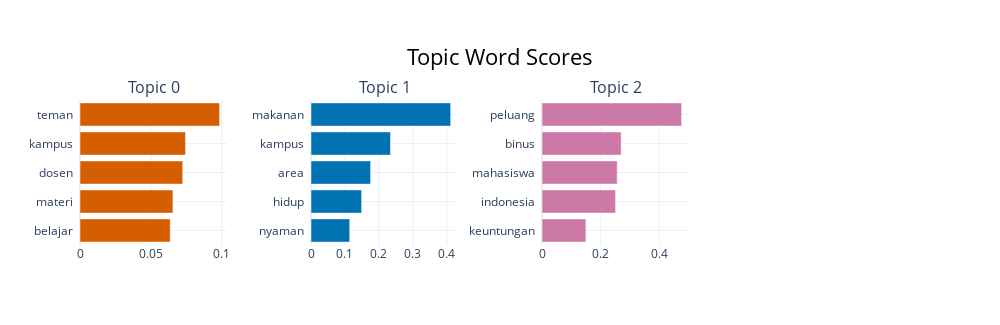
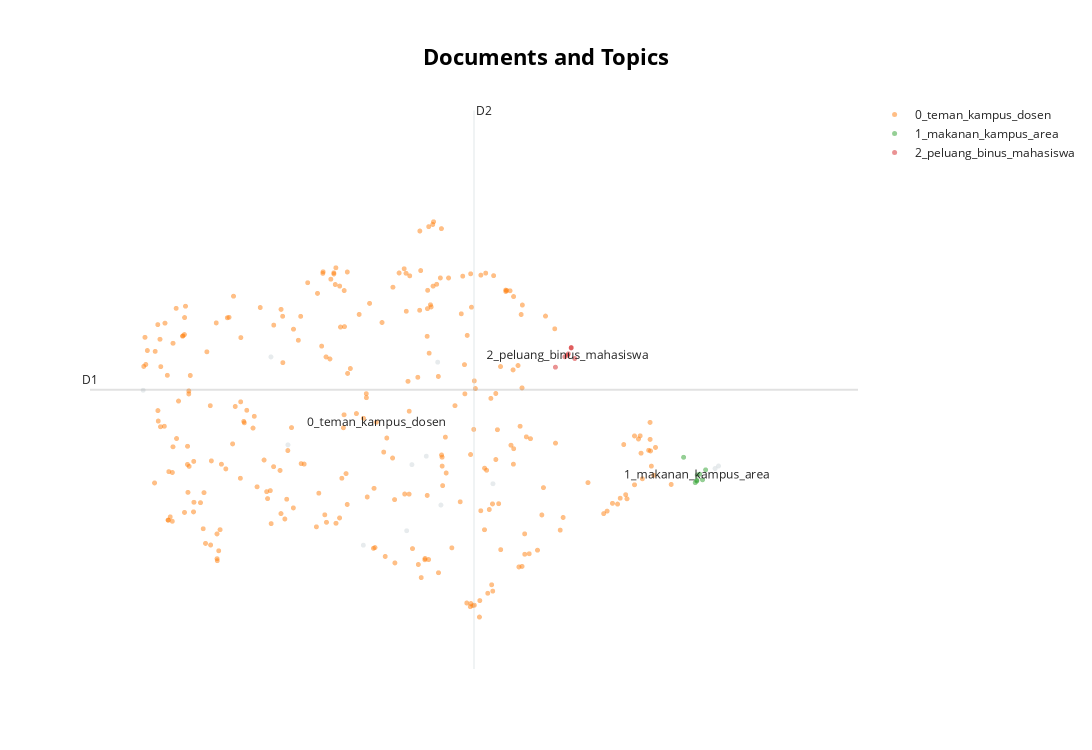
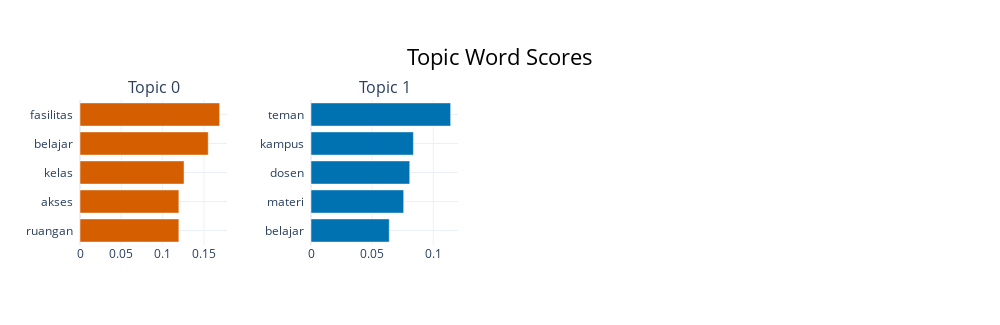
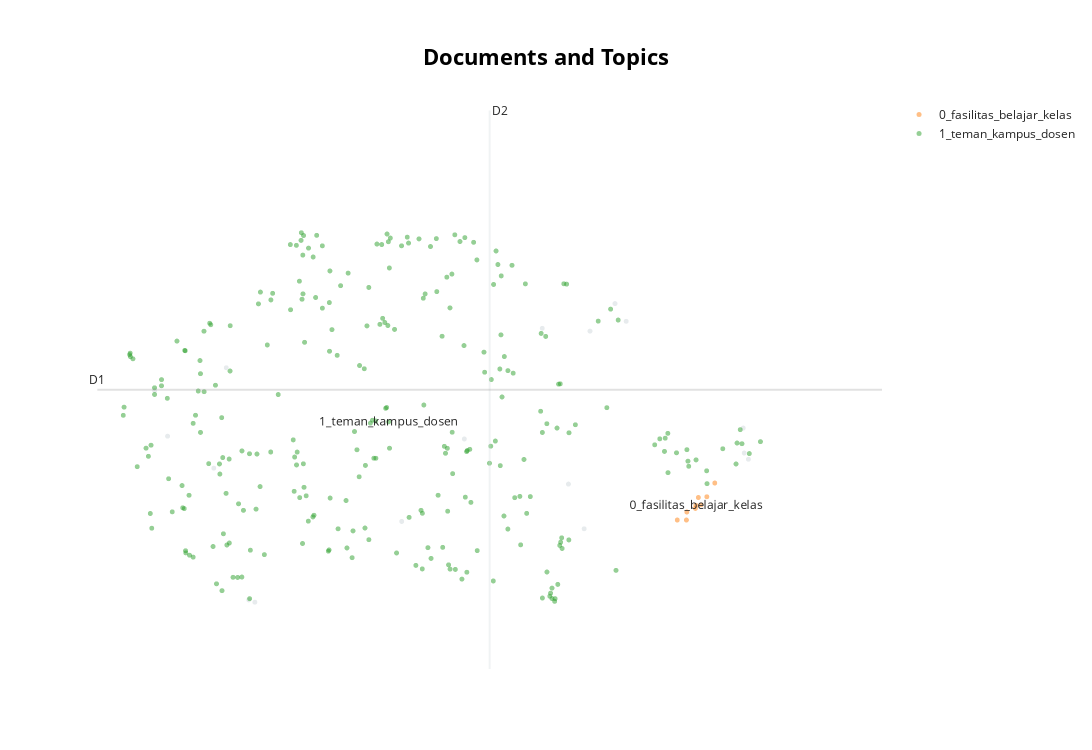

The code cell stored with these charts, in order, in its notebook:
### Code cell
visualize_top_models(top5_pos, "positive", texts_pos)

### Figure 1 — Plotly figure (JSON) as saved in the notebook; plotly's stock layout.template omitted (floating-point values rounded to 4 significant figures)
{"data": [{"marker": {"color": "#D55E00"}, "orientation": "h", "type": "bar", "x": [0.06364, 0.06559, 0.07247, 0.07444, 0.09854], "xaxis": "x", "y": ["belajar  ", "materi  ", "dosen  ", "kampus  ", "teman  "], "yaxis": "y"}, {"marker": {"color": "#0072B2"}, "orientation": "h", "type": "bar", "x": [0.1139, 0.1489, 0.1754, 0.2338, 0.411], "xaxis": "x2", "y": ["nyaman  ", "hidup  ", "area  ", "kampus  ", "makanan  "], "yaxis": "y2"}, {"marker": {"color": "#CC79A7"}, "orientation": "h", "type": "bar", "x": [0.1498, 0.251, 0.2566, 0.2701, 0.4765], "xaxis": "x3", "y": ["keuntungan  ", "indonesia  ", "mahasiswa  ", "binus  ", "peluang  "], "yaxis": "y3"}], "layout": {"annotations": [{"font": {"size": 16}, "showarrow": false, "text": "Topic 0", "x": 0.0875, "xanchor": "center", "xref": "paper", "y": 1, "yanchor": "bottom", "yref": "paper"}, {"font": {"size": 16}, "showarrow": false, "text": "Topic 1", "x": 0.3625, "xanchor": "center", "xref": "paper", "y": 1, "yanchor": "bottom", "yref": "paper"}, {"font": {"size": 16}, "showarrow": false, "text": "Topic 2", "x": 0.6375, "xanchor": "center", "xref": "paper", "y": 1, "yanchor": "bottom", "yref": "paper"}], "height": 325, "hoverlabel": {"bgcolor": "white", "font": {"family": "Rockwell", "size": 16}}, "showlegend": false, "title": {"font": {"color": "Black", "size": 22}, "text": "Topic Word Scores", "x": 0.5, "xanchor": "center", "yanchor": "top"}, "width": 1000, "xaxis": {"anchor": "y", "domain": [0, 0.175], "showgrid": true}, "xaxis2": {"anchor": "y2", "domain": [0.275, 0.45], "showgrid": true}, "xaxis3": {"anchor": "y3", "domain": [0.55, 0.725], "showgrid": true}, "xaxis4": {"anchor": "y4", "domain": [0.825, 1], "showgrid": true}, "yaxis": {"anchor": "x", "domain": [0, 1], "showgrid": true}, "yaxis2": {"anchor": "x2", "domain": [0, 1], "showgrid": true}, "yaxis3": {"anchor": "x3", "domain": [0, 1], "showgrid": true}, "yaxis4": {"anchor": "x4", "domain": [0, 1], "showgrid": true}}}

### Figure 2 — Plotly figure (JSON) as saved in the notebook; plotly's stock layout.template omitted (floating-point values rounded to 4 significant figures; data arrays with more than 128 entries replaced by an {"elided": "..."} marker saying what was removed)
{"data": [{"hoverinfo": "text", "hovertext": ["lingkungan kuliah dorongan berkembang lingkungan membantu melaksanakan kegiatan perkuliahan kemahasiswaan menciptakan kondisi ideal mahasiswa", "pertemanan kuliah membangun dukungan karea bertahan menyelesaikan tugas ujian perkuliahan", "jam kuliah fleksibel kesempatan mahasiswa kuliah hal membantu mahasiswa kota memenuhi kebutuhan mengikuti perkuliahan hambatan", "lingkungan pertemanan supportif dosen kredibel dpt materi", "kampus binus alam sutera lokasi mal berkumpul teman disekitar", "kantin binus kemanggisan makanan bosan", "jadwal kuliah sepenuh sekolah ekspansi komunitas pilihan orang kenalan sekolah mandiri transportasi ojol berpergian", "menemukan teman teman asik lingkungan sehat materi dosen bermanfaat", "fasilitas kampus lengkap kurikulum menarik mengajarkan hal kumpulan pertemanan menyenangkan", "teman teman kuliah pengalaman terlupakan pelajaran bagus", "materi materi enjoy belajar teman teman asik", null], "marker": {"color": "#CFD8DC", "opacity": 0.5, "size": 5}, "mode": "markers+text", "name": "other", "showlegend": false, "type": "scattergl", "x": [6.396, 6.111, 6.906, 6.364, 9.118, 9.084, 6.06, 4.895, 5.635, 3.475, 4.728, 6.252], "y": [6.435, 7.003, 6.734, 8.442, 6.983, 6.948, 6.074, 7.28, 5.871, 8.047, 8.515, 7.121]}, {"hoverinfo": "text", "hovertext": {"elided": "278 str values"}, "marker": {"opacity": 0.5, "size": 5}, "mode": "markers+text", "name": "0_teman_kampus_dosen", "text": {"elided": "278 str values"}, "textfont": {"size": 12}, "type": "scattergl", "x": {"elided": "278 float values"}, "y": {"elided": "278 float values"}}, {"hoverinfo": "text", "hovertext": ["fasilitas kampus lengkap bazar makanan ga susah cari makan", "lingkungan kampus nyaman tugas mencari makanan ringan terjangkau mudah", "lokasi kampus lumayan rumah mengekos perjalanan kendaraan pribadi", "kelas uph terkesan santai materi kantin memiliki pilihan makanan posisi kampus mall", "makanan kampus bakmi efata disekitar kampus makanan enak", "fasilitas kampus area kampus area hijau makanan", "menikmati makanan beragam lezat cita khas mudah ditemukan biaya hidup tergolong murah hidup nyaman mengeluarkan uang", null], "marker": {"opacity": 0.5, "size": 5}, "mode": "markers+text", "name": "1_makanan_kampus_area", "text": ["", "", "", "", "", "", "", "1_makanan_kampus_area"], "textfont": {"size": 12}, "type": "scattergl", "x": [8.906, 8.905, 8.961, 8.934, 8.992, 8.776, 8.89, 8.909], "y": [6.783, 6.772, 6.789, 6.869, 6.929, 7.106, 6.75, 6.857]}, {"hoverinfo": "text", "hovertext": ["kampus nama terkenal indonesia berkuliah binus", "peluang universitas mahasiswa mahasiswa peluang lapak berkembang", "kreativitas mahasiswa sheingga ide belajar media membantu karir", "peluang peluang ditawarkan kampus pilihan makanan", "privilege binus industri hal keuntungan mahasiswa dunia kerja", "binus salah kampus ternama indonesia alasan kuliah pengajaran fasilitas magang", null], "marker": {"opacity": 0.5, "size": 5}, "mode": "markers+text", "name": "2_peluang_binus_mahasiswa", "text": ["", "", "", "", "", "", "2_peluang_binus_mahasiswa"], "textfont": {"size": 12}, "type": "scattergl", "x": [7.673, 7.611, 7.519, 7.709, 7.645, 7.674, 7.638], "y": [8.641, 8.517, 8.371, 8.492, 8.558, 8.646, 8.538]}], "layout": {"annotations": [{"showarrow": false, "text": "D1", "x": 2.954, "y": 8.054, "yshift": 10}, {"showarrow": false, "text": "D2", "x": 6.72, "xshift": 10, "y": 11.98}], "height": 750, "shapes": [{"line": {"color": "#CFD8DC", "width": 2}, "type": "line", "x0": 6.72, "x1": 6.72, "y0": 4.133, "y1": 11.98}, {"line": {"color": "#9E9E9E", "width": 2}, "type": "line", "x0": 2.954, "x1": 10.49, "y0": 8.054, "y1": 8.054}], "title": {"font": {"color": "Black", "size": 22}, "text": "<b>Documents and Topics</b>", "x": 0.5, "xanchor": "center", "yanchor": "top"}, "width": 1200, "xaxis": {"visible": false}, "yaxis": {"visible": false}}}

### Figure 3 — Plotly figure (JSON) as saved in the notebook; plotly's stock layout.template omitted (floating-point values rounded to 4 significant figures)
{"data": [{"marker": {"color": "#D55E00"}, "orientation": "h", "type": "bar", "x": [0.1197, 0.1197, 0.1259, 0.1552, 0.169], "xaxis": "x", "y": ["ruangan  ", "akses  ", "kelas  ", "belajar  ", "fasilitas  "], "yaxis": "y"}, {"marker": {"color": "#0072B2"}, "orientation": "h", "type": "bar", "x": [0.06401, 0.07581, 0.08077, 0.08377, 0.1142], "xaxis": "x2", "y": ["belajar  ", "materi  ", "dosen  ", "kampus  ", "teman  "], "yaxis": "y2"}], "layout": {"annotations": [{"font": {"size": 16}, "showarrow": false, "text": "Topic 0", "x": 0.0875, "xanchor": "center", "xref": "paper", "y": 1, "yanchor": "bottom", "yref": "paper"}, {"font": {"size": 16}, "showarrow": false, "text": "Topic 1", "x": 0.3625, "xanchor": "center", "xref": "paper", "y": 1, "yanchor": "bottom", "yref": "paper"}], "height": 325, "hoverlabel": {"bgcolor": "white", "font": {"family": "Rockwell", "size": 16}}, "showlegend": false, "title": {"font": {"color": "Black", "size": 22}, "text": "Topic Word Scores", "x": 0.5, "xanchor": "center", "yanchor": "top"}, "width": 1000, "xaxis": {"anchor": "y", "domain": [0, 0.175], "showgrid": true}, "xaxis2": {"anchor": "y2", "domain": [0.275, 0.45], "showgrid": true}, "xaxis3": {"anchor": "y3", "domain": [0.55, 0.725], "showgrid": true}, "xaxis4": {"anchor": "y4", "domain": [0.825, 1], "showgrid": true}, "yaxis": {"anchor": "x", "domain": [0, 1], "showgrid": true}, "yaxis2": {"anchor": "x2", "domain": [0, 1], "showgrid": true}, "yaxis3": {"anchor": "x3", "domain": [0, 1], "showgrid": true}, "yaxis4": {"anchor": "x4", "domain": [0, 1], "showgrid": true}}}

### Figure 4 — Plotly figure (JSON) as saved in the notebook; plotly's stock layout.template omitted (floating-point values rounded to 4 significant figures; data arrays with more than 128 entries replaced by an {"elided": "..."} marker saying what was removed)
{"data": [{"hoverinfo": "text", "hovertext": ["suasana kampus santai belajar", "syaa fasilitas disediakan kampus hal membuka pintu karir", "kantin binus kemanggisan makanan bosan", "menikmati makanan beragam lezat cita khas mudah ditemukan biaya hidup tergolong murah hidup nyaman mengeluarkan uang", "teman teman dosen muda memudahkan perkuliahan canggung", "hal perkuliahan dosen seru fasilitas lengkap acara", "kampus nama terkenal indonesia berkuliah binus", "materi diajarkan kampus insightful challenging besar mata kuliah align kebutuhan industri", "peluang peluang ditawarkan kampus pilihan makanan", "kreativitas mahasiswa sheingga ide belajar media membantu karir", "fasilitas kampus lengkap kurikulum menarik mengajarkan hal kumpulan pertemanan menyenangkan", "fasilitas kampus lengkap bazar makanan ga susah cari makan", "teman teman mendukung membantu perkuliahan teman teman belajar bareng memahami materi", "fasilitas disediakan kampus lengkap memadai dibandingkan kampus indonesia bermimpi memiliki fasilitas dosen mengajar memiliki kualitas kampus mensyaratkan gelar minimal s mengajar materi relevan mendalam menyadari dosen memiliki kemampuan mengajar memadai teman teman suportif menemukan kelompok cocok suasana belajar nyaman", "kampus meluaskan koneksi berguna kenalan meningkatkan kesempatan berbisnis", "suasana bertemu teman nongkrong seru bebas asik seru mengenal orang", null], "marker": {"color": "#CFD8DC", "opacity": 0.5, "size": 5}, "mode": "markers+text", "name": "other", "showlegend": false, "type": "scattergl", "x": [2.437, 2.69, 7.0, 7.046, 1.92, 5.457, 5.868, 5.226, 5.967, 5.648, 3.986, 7.009, 2.327, 5.596, 2.636, 1.806, 4.539], "y": [8.811, 5.773, 8.029, 7.625, 7.924, 7.303, 9.643, 9.322, 9.413, 9.286, 6.819, 7.706, 7.51, 6.724, 5.802, 8.516, 7.888]}, {"hoverinfo": "text", "hovertext": ["free time kelas online recording zoom suasana kelas tenang kondusif lab komputer", "lingkungan kampus mendukung gaya hidup sehat tersedia air minum ulang gratis fasilitas pejalan kaki memadai akses transportasi mudah pulang pergi menghawatirkan akses transportasi internal dosen departemen terbuka aspirasi kritik saran dikabulkan", "fasilitas perpustakaan kampus lengkap nyaman belajar mandiri kelompok koleksi buku jurnal mendukung pengerjaan tugas skripsi ditambah suasana tenang kondusif fokus", "akses mudah materi online fasilitas online memadai pembelajaran lancar", "ruang kelas luas ruangan kreatif disediakan memiliki papan diseluruh sudut ruangan", "kualitas pendidikan dipegang kampus fasilitas kelas aplikasi memadai nyaman belajar kelas", "fasilitas disediakan kampus lengkap mendukung proses belajar perpustakaan nyaman ruang diskusi bersantai fasilitas belajar efektif tugas tugas perkuliahan maksimal", "rutinitas belajar mengajar kampus fasilitas belajar tercukupi ruangan meja kursi ac proyektor tv papan tulis lingkungan belajar nampak mahasiswa bermanfaat bertukar pikiran belajar", null], "marker": {"opacity": 0.5, "size": 5}, "mode": "markers+text", "name": "0_fasilitas_belajar_kelas", "text": ["", "", "", "", "", "", "", "", "0_fasilitas_belajar_kelas"], "textfont": {"size": 12}, "type": "scattergl", "x": [6.679, 6.418, 6.629, 6.604, 6.578, 6.749, 6.502, 6.499, 6.582], "y": [7.139, 6.837, 7.036, 7.129, 6.988, 7.317, 6.942, 6.838, 7.028]}, {"hoverinfo": "text", "hovertext": {"elided": "277 str values"}, "marker": {"opacity": 0.5, "size": 5}, "mode": "markers+text", "name": "1_teman_kampus_dosen", "text": {"elided": "277 str values"}, "textfont": {"size": 12}, "type": "scattergl", "x": {"elided": "277 float values"}, "y": {"elided": "277 float values"}}], "layout": {"annotations": [{"showarrow": false, "text": "D1", "x": 1.299, "y": 8.526, "yshift": 10}, {"showarrow": false, "text": "D2", "x": 4.762, "xshift": 10, "y": 12.15}], "height": 750, "shapes": [{"line": {"color": "#CFD8DC", "width": 2}, "type": "line", "x0": 4.762, "x1": 4.762, "y0": 4.907, "y1": 12.15}, {"line": {"color": "#9E9E9E", "width": 2}, "type": "line", "x0": 1.299, "x1": 8.225, "y0": 8.526, "y1": 8.526}], "title": {"font": {"color": "Black", "size": 22}, "text": "<b>Documents and Topics</b>", "x": 0.5, "xanchor": "center", "yanchor": "top"}, "width": 1200, "xaxis": {"visible": false}, "yaxis": {"visible": false}}}
